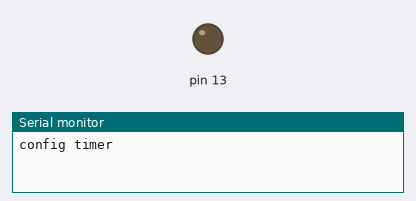
Simulated run of this sketch. Board: Arduino Uno, built with avr-gcc and run on an emulated ATmega328P. Parts: output pins drawn as LEDs (lit = HIGH), the last lines printed to the serial monitor.

Above: at 1.0 s.
At 3.0 s:
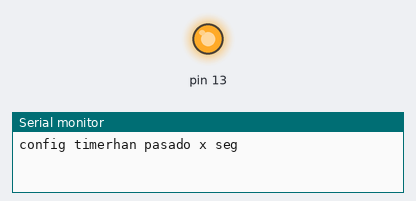
Timing chart, 0 to 5.3 s (numbered marks = the images above):
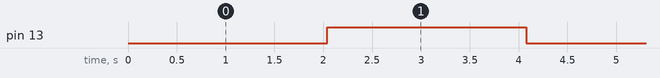

Measured:
- by itself, pin 13: alternates HIGH for 2.0 s and LOW for 2.0 s
- by itself, everything shown: repeats every 8.2 s, in 4 steps

The sketch:

timer_modo_normal.ino
```cpp
/**
*   Este programa muestra la configuración del modo normal del CTC
*/

volatile uint16_t sistyck_timer_2  = 0 ;

uint8_t state_led = LOW ;


void setup() {
  Serial.begin(9600) ;
  pinMode(13,OUTPUT) ;
  digitalWrite(13,state_led) ;
  Serial.print("config timer") ;
//// configuración del timer en modo normal
  SREG = (SREG & 0b01111111);   ///deshabilitar interrupciones
  TCNT2 = 0 ;
  TIMSK2 =TIMSK2|0b00000001;
  TCCR2B = 0b00000011 ;  //FCLK = 16M/32 = 500k -> sistyck = (1/500k)*255
  SREG = (SREG & 0b01111111) | 0b10000000; //Habilitar interrupciones


}

void loop() {
  if (sistyck_timer_2 >= 2000){
    Serial.println("han pasado x seg") ;
    sistyck_timer_2 = 0 ;
    state_led = state_led == LOW?HIGH:LOW ;
    digitalWrite(13,state_led) ;

  }


}


ISR(TIMER2_OVF_vect)
{
    sistyck_timer_2++ ;
}
```
